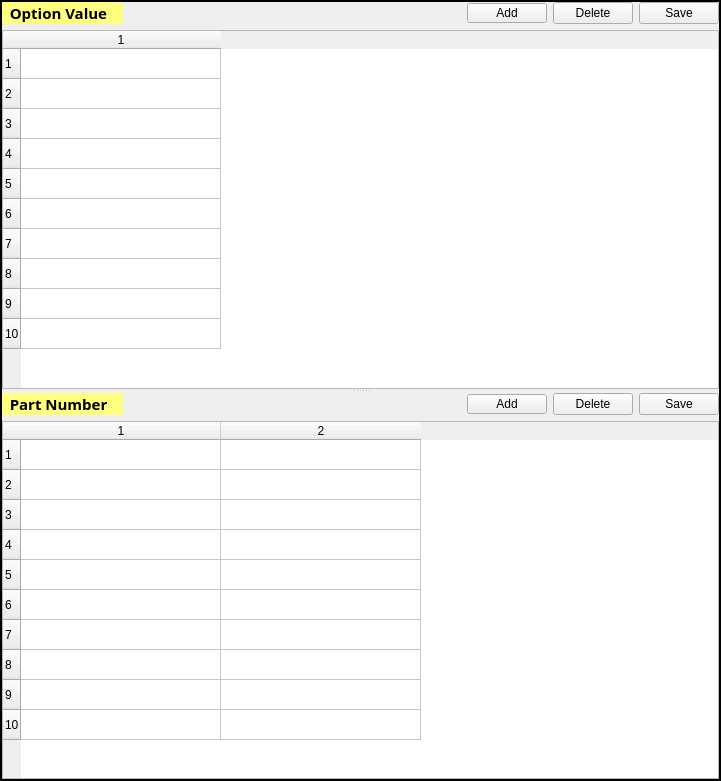
  <widget class="QSplitter" name="splitter">
   <property name="geometry">
    <rect>
     <x>458</x>
     <y>10</y>
     <width>721</width>
     <height>781</height>
    </rect>
   </property>
   <property name="autoFillBackground">
    <bool>false</bool>
   </property>
   <property name="frameShape">
    <enum>QFrame::WinPanel</enum>
   </property>
   <property name="orientation">
    <enum>Qt::Vertical</enum>
   </property>
   <widget class="QWidget" name="layoutWidget">
    <layout class="QVBoxLayout" name="verticalLayout_2">
     <item>
      <layout class="QHBoxLayout" name="horizontalLayout_5">
       <item>
        <widget class="QLabel" name="label_6">
         <property name="maximumSize">
          <size>
           <width>1000</width>
           <height>16777215</height>
          </size>
         </property>
         <property name="palette">
          <palette>
           <active>
            <colorrole role="WindowText">
             <brush brushstyle="SolidPattern">
              <color alpha="255">
               <red>0</red>
               <green>0</green>
               <blue>0</blue>
              </color>
             </brush>
            </colorrole>
            <colorrole role="Button">
             <brush brushstyle="SolidPattern">
              <color alpha="255">
               <red>255</red>
               <green>255</green>
               <blue>127</blue>
              </color>
             </brush>
            </colorrole>
            <colorrole role="Light">
             <brush brushstyle="SolidPattern">
              <color alpha="255">
               <red>255</red>
               <green>255</green>
               <blue>255</blue>
              </color>
             </brush>
            </colorrole>
            <colorrole role="Midlight">
             <brush brushstyle="SolidPattern">
              <color alpha="255">
               <red>255</red>
               <green>255</green>
               <blue>191</blue>
              </color>
             </brush>
            </colorrole>
            <colorrole role="Dark">
             <brush brushstyle="SolidPattern">
              <color alpha="255">
               <red>127</red>
               <green>127</green>
               <blue>63</blue>
              </color>
             </brush>
            </colorrole>
            <colorrole role="Mid">
             <brush brushstyle="SolidPattern">
              <color alpha="255">
               <red>170</red>
               <green>170</green>
               <blue>84</blue>
              </color>
             </brush>
            </colorrole>
            <colorrole role="Text">
             <brush brushstyle="SolidPattern">
              <color alpha="255">
               <red>0</red>
               <green>0</green>
               <blue>0</blue>
              </color>
             </brush>
            </colorrole>
            <colorrole role="BrightText">
             <brush brushstyle="SolidPattern">
              <color alpha="255">
               <red>255</red>
               <green>255</green>
               <blue>255</blue>
              </color>
             </brush>
            </colorrole>
            <colorrole role="ButtonText">
             <brush brushstyle="SolidPattern">
              <color alpha="255">
               <red>0</red>
               <green>0</green>
               <blue>0</blue>
              </color>
             </brush>
            </colorrole>
            <colorrole role="Base">
             <brush brushstyle="SolidPattern">
              <color alpha="255">
               <red>255</red>
               <green>255</green>
               <blue>255</blue>
              </color>
             </brush>
            </colorrole>
            <colorrole role="Window">
             <brush brushstyle="SolidPattern">
              <color alpha="255">
               <red>255</red>
               <green>255</green>
               <blue>127</blue>
              </color>
             </brush>
            </colorrole>
            <colorrole role="Shadow">
             <brush brushstyle="SolidPattern">
              <color alpha="255">
               <red>0</red>
               <green>0</green>
               <blue>0</blue>
              </color>
             </brush>
            </colorrole>
            <colorrole role="AlternateBase">
             <brush brushstyle="SolidPattern">
              <color alpha="255">
               <red>255</red>
               <green>255</green>
               <blue>191</blue>
              </color>
             </brush>
            </colorrole>
            <colorrole role="ToolTipBase">
             <brush brushstyle="SolidPattern">
              <color alpha="255">
               <red>255</red>
               <green>255</green>
               <blue>220</blue>
              </color>
             </brush>
            </colorrole>
            <colorrole role="ToolTipText">
             <brush brushstyle="SolidPattern">
              <color alpha="255">
               <red>0</red>
               <green>0</green>
               <blue>0</blue>
              </color>
             </brush>
            </colorrole>
           </active>
           <inactive>
            <colorrole role="WindowText">
             <brush brushstyle="SolidPattern">
              <color alpha="255">
               <red>0</red>
               <green>0</green>
               <blue>0</blue>
              </color>
             </brush>
            </colorrole>
            <colorrole role="Button">
             <brush brushstyle="SolidPattern">
              <color alpha="255">
               <red>255</red>
               <green>255</green>
               <blue>127</blue>
              </color>
             </brush>
            </colorrole>
            <colorrole role="Light">
             <brush brushstyle="SolidPattern">
              <color alpha="255">
               <red>255</red>
               <green>255</green>
               <blue>255</blue>
              </color>
             </brush>
            </colorrole>
            <colorrole role="Midlight">
             <brush brushstyle="SolidPattern">
              <color alpha="255">
               <red>255</red>
               <green>255</green>
               <blue>191</blue>
              </color>
             </brush>
            </colorrole>
            <colorrole role="Dark">
             <brush brushstyle="SolidPattern">
              <color alpha="255">
               <red>127</red>
               <green>127</green>
               <blue>63</blue>
              </color>
             </brush>
            </colorrole>
            <colorrole role="Mid">
             <brush brushstyle="SolidPattern">
              <color alpha="255">
               <red>170</red>
               <green>170</green>
               <blue>84</blue>
              </color>
             </brush>
            </colorrole>
            <colorrole role="Text">
             <brush brushstyle="SolidPattern">
              <color alpha="255">
               <red>0</red>
               <green>0</green>
               <blue>0</blue>
              </color>
             </brush>
            </colorrole>
            <colorrole role="BrightText">
             <brush brushstyle="SolidPattern">
              <color alpha="255">
               <red>255</red>
               <green>255</green>
               <blue>255</blue>
              </color>
             </brush>
            </colorrole>
            <colorrole role="ButtonText">
             <brush brushstyle="SolidPattern">
              <color alpha="255">
               <red>0</red>
               <green>0</green>
               <blue>0</blue>
              </color>
             </brush>
            </colorrole>
            <colorrole role="Base">
             <brush brushstyle="SolidPattern">
              <color alpha="255">
               <red>255</red>
               <green>255</green>
               <blue>255</blue>
              </color>
             </brush>
            </colorrole>
            <colorrole role="Window">
             <brush brushstyle="SolidPattern">
              <color alpha="255">
               <red>255</red>
               <green>255</green>
               <blue>127</blue>
              </color>
             </brush>
            </colorrole>
            <colorrole role="Shadow">
             <brush brushstyle="SolidPattern">
              <color alpha="255">
               <red>0</red>
               <green>0</green>
               <blue>0</blue>
              </color>
             </brush>
            </colorrole>
            <colorrole role="AlternateBase">
             <brush brushstyle="SolidPattern">
              <color alpha="255">
               <red>255</red>
               <green>255</green>
               <blue>191</blue>
              </color>
             </brush>
            </colorrole>
            <colorrole role="ToolTipBase">
             <brush brushstyle="SolidPattern">
              <color alpha="255">
               <red>255</red>
               <green>255</green>
               <blue>220</blue>
              </color>
             </brush>
            </colorrole>
            <colorrole role="ToolTipText">
             <brush brushstyle="SolidPattern">
              <color alpha="255">
               <red>0</red>
               <green>0</green>
               <blue>0</blue>
              </color>
             </brush>
            </colorrole>
           </inactive>
           <disabled>
            <colorrole role="WindowText">
             <brush brushstyle="SolidPattern">
              <color alpha="255">
               <red>127</red>
               <green>127</green>
               <blue>63</blue>
              </color>
             </brush>
            </colorrole>
            <colorrole role="Button">
             <brush brushstyle="SolidPattern">
              <color alpha="255">
               <red>255</red>
               <green>255</green>
               <blue>127</blue>
              </color>
             </brush>
            </colorrole>
            <colorrole role="Light">
             <brush brushstyle="SolidPattern">
              <color alpha="255">
               <red>255</red>
               <green>255</green>
               <blue>255</blue>
              </color>
             </brush>
            </colorrole>
            <colorrole role="Midlight">
             <brush brushstyle="SolidPattern">
              <color alpha="255">
               <red>255</red>
               <green>255</green>
               <blue>191</blue>
              </color>
             </brush>
            </colorrole>
            <colorrole role="Dark">
             <brush brushstyle="SolidPattern">
              <color alpha="255">
               <red>127</red>
               <green>127</green>
               <blue>63</blue>
              </color>
             </brush>
            </colorrole>
            <colorrole role="Mid">
             <brush brushstyle="SolidPattern">
              <color alpha="255">
               <red>170</red>
               <green>170</green>
               <blue>84</blue>
              </color>
             </brush>
            </colorrole>
            <colorrole role="Text">
             <brush brushstyle="SolidPattern">
              <color alpha="255">
               <red>127</red>
               <green>127</green>
               <blue>63</blue>
              </color>
             </brush>
            </colorrole>
            <colorrole role="BrightText">
             <brush brushstyle="SolidPattern">
              <color alpha="255">
               <red>255</red>
               <green>255</green>
               <blue>255</blue>
              </color>
             </brush>
            </colorrole>
            <colorrole role="ButtonText">
             <brush brushstyle="SolidPattern">
              <color alpha="255">
               <red>127</red>
               <green>127</green>
               <blue>63</blue>
              </color>
             </brush>
            </colorrole>
            <colorrole role="Base">
             <brush brushstyle="SolidPattern">
              <color alpha="255">
               <red>255</red>
               <green>255</green>
               <blue>127</blue>
              </color>
             </brush>
            </colorrole>
            <colorrole role="Window">
             <brush brushstyle="SolidPattern">
              <color alpha="255">
               <red>255</red>
               <green>255</green>
               <blue>127</blue>
              </color>
             </brush>
            </colorrole>
            <colorrole role="Shadow">
             <brush brushstyle="SolidPattern">
              <color alpha="255">
               <red>0</red>
               <green>0</green>
               <blue>0</blue>
              </color>
             </brush>
            </colorrole>
            <colorrole role="AlternateBase">
             <brush brushstyle="SolidPattern">
              <color alpha="255">
               <red>255</red>
               <green>255</green>
               <blue>127</blue>
              </color>
             </brush>
            </colorrole>
            <colorrole role="ToolTipBase">
             <brush brushstyle="SolidPattern">
              <color alpha="255">
               <red>255</red>
               <green>255</green>
               <blue>220</blue>
              </color>
             </brush>
            </colorrole>
            <colorrole role="ToolTipText">
             <brush brushstyle="SolidPattern">
              <color alpha="255">
               <red>0</red>
               <green>0</green>
               <blue>0</blue>
              </color>
             </brush>
            </colorrole>
           </disabled>
          </palette>
         </property>
         <property name="font">
          <font>
           <family>Segoe Print</family>
           <pointsize>11</pointsize>
           <weight>75</weight>
           <italic>false</italic>
           <bold>true</bold>
           <underline>false</underline>
           <stylestrategy>PreferDefault</stylestrategy>
           <kerning>true</kerning>
          </font>
         </property>
         <property name="autoFillBackground">
          <bool>true</bool>
         </property>
         <property name="text">
          <string>  Option Value    </string>
         </property>
        </widget>
       </item>
       <item>
        <layout class="QHBoxLayout" name="horizontalLayout_2">
         <item>
          <spacer name="horizontalSpacer_2">
           <property name="orientation">
            <enum>Qt::Horizontal</enum>
           </property>
           <property name="sizeHint" stdset="0">
            <size>
             <width>40</width>
             <height>20</height>
            </size>
           </property>
          </spacer>
         </item>
         <item>
          <widget class="QPushButton" name="pushButton_OptionAdd_2">
           <property name="maximumSize">
            <size>
             <width>500</width>
             <height>20</height>
            </size>
           </property>
           <property name="text">
            <string>Add</string>
           </property>
          </widget>
         </item>
         <item>
          <widget class="QPushButton" name="pushButton_OptionsDelete_3">
           <property name="text">
            <string>Delete</string>
           </property>
          </widget>
         </item>
         <item>
          <widget class="QPushButton" name="pushButton_OptValueAdd_2">
           <property name="text">
            <string>Save</string>
           </property>
          </widget>
         </item>
        </layout>
       </item>
      </layout>
     </item>
     <item>
      <widget class="QTableWidget" name="tw_option_value">
       <property name="rowCount">
        <number>10</number>
       </property>
       <property name="columnCount">
        <number>1</number>
       </property>
       <attribute name="horizontalHeaderDefaultSectionSize">
        <number>200</number>
       </attribute>
       <row/>
       <row/>
       <row/>
       <row/>
       <row/>
       <row/>
       <row/>
       <row/>
       <row/>
       <row/>
       <column/>
      </widget>
     </item>
    </layout>
   </widget>
   <widget class="QWidget" name="layoutWidget_2">
    <layout class="QVBoxLayout" name="verticalLayout_3">
     <item>
      <layout class="QHBoxLayout" name="horizontalLayout_6">
       <item>
        <widget class="QLabel" name="label_7">
         <property name="maximumSize">
          <size>
           <width>1000</width>
           <height>16777215</height>
          </size>
         </property>
         <property name="palette">
          <palette>
           <active>
            <colorrole role="WindowText">
             <brush brushstyle="SolidPattern">
              <color alpha="255">
               <red>0</red>
               <green>0</green>
               <blue>0</blue>
              </color>
             </brush>
            </colorrole>
            <colorrole role="Button">
             <brush brushstyle="SolidPattern">
              <color alpha="255">
               <red>255</red>
               <green>255</green>
               <blue>127</blue>
              </color>
             </brush>
            </colorrole>
            <colorrole role="Light">
             <brush brushstyle="SolidPattern">
              <color alpha="255">
               <red>255</red>
               <green>255</green>
               <blue>255</blue>
              </color>
             </brush>
            </colorrole>
            <colorrole role="Midlight">
             <brush brushstyle="SolidPattern">
              <color alpha="255">
               <red>255</red>
               <green>255</green>
               <blue>191</blue>
              </color>
             </brush>
            </colorrole>
            <colorrole role="Dark">
             <brush brushstyle="SolidPattern">
              <color alpha="255">
               <red>127</red>
               <green>127</green>
               <blue>63</blue>
              </color>
             </brush>
            </colorrole>
            <colorrole role="Mid">
             <brush brushstyle="SolidPattern">
              <color alpha="255">
               <red>170</red>
               <green>170</green>
               <blue>84</blue>
              </color>
             </brush>
            </colorrole>
            <colorrole role="Text">
             <brush brushstyle="SolidPattern">
              <color alpha="255">
               <red>0</red>
               <green>0</green>
               <blue>0</blue>
              </color>
             </brush>
            </colorrole>
            <colorrole role="BrightText">
             <brush brushstyle="SolidPattern">
              <color alpha="255">
               <red>255</red>
               <green>255</green>
               <blue>255</blue>
              </color>
             </brush>
            </colorrole>
            <colorrole role="ButtonText">
             <brush brushstyle="SolidPattern">
              <color alpha="255">
               <red>0</red>
               <green>0</green>
               <blue>0</blue>
              </color>
             </brush>
            </colorrole>
            <colorrole role="Base">
             <brush brushstyle="SolidPattern">
              <color alpha="255">
               <red>255</red>
               <green>255</green>
               <blue>255</blue>
              </color>
             </brush>
            </colorrole>
            <colorrole role="Window">
             <brush brushstyle="SolidPattern">
              <color alpha="255">
               <red>255</red>
               <green>255</green>
               <blue>127</blue>
              </color>
             </brush>
            </colorrole>
            <colorrole role="Shadow">
             <brush brushstyle="SolidPattern">
              <color alpha="255">
               <red>0</red>
               <green>0</green>
               <blue>0</blue>
              </color>
             </brush>
            </colorrole>
            <colorrole role="AlternateBase">
             <brush brushstyle="SolidPattern">
              <color alpha="255">
               <red>255</red>
               <green>255</green>
               <blue>191</blue>
              </color>
             </brush>
            </colorrole>
            <colorrole role="ToolTipBase">
             <brush brushstyle="SolidPattern">
              <color alpha="255">
               <red>255</red>
               <green>255</green>
               <blue>220</blue>
              </color>
             </brush>
            </colorrole>
            <colorrole role="ToolTipText">
             <brush brushstyle="SolidPattern">
              <color alpha="255">
               <red>0</red>
               <green>0</green>
               <blue>0</blue>
              </color>
             </brush>
            </colorrole>
           </active>
           <inactive>
            <colorrole role="WindowText">
             <brush brushstyle="SolidPattern">
              <color alpha="255">
               <red>0</red>
               <green>0</green>
               <blue>0</blue>
              </color>
             </brush>
            </colorrole>
            <colorrole role="Button">
             <brush brushstyle="SolidPattern">
              <color alpha="255">
               <red>255</red>
               <green>255</green>
               <blue>127</blue>
              </color>
             </brush>
            </colorrole>
            <colorrole role="Light">
             <brush brushstyle="SolidPattern">
              <color alpha="255">
               <red>255</red>
               <green>255</green>
               <blue>255</blue>
              </color>
             </brush>
            </colorrole>
            <colorrole role="Midlight">
             <brush brushstyle="SolidPattern">
              <color alpha="255">
               <red>255</red>
               <green>255</green>
               <blue>191</blue>
              </color>
             </brush>
            </colorrole>
            <colorrole role="Dark">
             <brush brushstyle="SolidPattern">
              <color alpha="255">
               <red>127</red>
               <green>127</green>
               <blue>63</blue>
              </color>
             </brush>
            </colorrole>
            <colorrole role="Mid">
             <brush brushstyle="SolidPattern">
              <color alpha="255">
               <red>170</red>
               <green>170</green>
               <blue>84</blue>
              </color>
             </brush>
            </colorrole>
            <colorrole role="Text">
             <brush brushstyle="SolidPattern">
              <color alpha="255">
               <red>0</red>
               <green>0</green>
               <blue>0</blue>
              </color>
             </brush>
            </colorrole>
            <colorrole role="BrightText">
             <brush brushstyle="SolidPattern">
              <color alpha="255">
               <red>255</red>
               <green>255</green>
               <blue>255</blue>
              </color>
             </brush>
            </colorrole>
            <colorrole role="ButtonText">
             <brush brushstyle="SolidPattern">
              <color alpha="255">
               <red>0</red>
               <green>0</green>
               <blue>0</blue>
              </color>
             </brush>
            </colorrole>
            <colorrole role="Base">
             <brush brushstyle="SolidPattern">
              <color alpha="255">
               <red>255</red>
               <green>255</green>
               <blue>255</blue>
              </color>
             </brush>
            </colorrole>
            <colorrole role="Window">
             <brush brushstyle="SolidPattern">
              <color alpha="255">
               <red>255</red>
               <green>255</green>
               <blue>127</blue>
              </color>
             </brush>
            </colorrole>
            <colorrole role="Shadow">
             <brush brushstyle="SolidPattern">
              <color alpha="255">
               <red>0</red>
               <green>0</green>
               <blue>0</blue>
              </color>
             </brush>
            </colorrole>
            <colorrole role="AlternateBase">
             <brush brushstyle="SolidPattern">
              <color alpha="255">
               <red>255</red>
               <green>255</green>
               <blue>191</blue>
              </color>
             </brush>
            </colorrole>
            <colorrole role="ToolTipBase">
             <brush brushstyle="SolidPattern">
              <color alpha="255">
               <red>255</red>
               <green>255</green>
               <blue>220</blue>
              </color>
             </brush>
            </colorrole>
            <colorrole role="ToolTipText">
             <brush brushstyle="SolidPattern">
              <color alpha="255">
               <red>0</red>
               <green>0</green>
               <blue>0</blue>
              </color>
             </brush>
            </colorrole>
           </inactive>
           <disabled>
            <colorrole role="WindowText">
             <brush brushstyle="SolidPattern">
              <color alpha="255">
               <red>127</red>
               <green>127</green>
               <blue>63</blue>
              </color>
             </brush>
            </colorrole>
            <colorrole role="Button">
             <brush brushstyle="SolidPattern">
              <color alpha="255">
               <red>255</red>
               <green>255</green>
               <blue>127</blue>
              </color>
             </brush>
            </colorrole>
            <colorrole role="Light">
             <brush brushstyle="SolidPattern">
              <color alpha="255">
               <red>255</red>
               <green>255</green>
               <blue>255</blue>
              </color>
             </brush>
            </colorrole>
            <colorrole role="Midlight">
             <brush brushstyle="SolidPattern">
              <color alpha="255">
               <red>255</red>
               <green>255</green>
               <blue>191</blue>
              </color>
             </brush>
            </colorrole>
            <colorrole role="Dark">
             <brush brushstyle="SolidPattern">
              <color alpha="255">
               <red>127</red>
               <green>127</green>
               <blue>63</blue>
              </color>
             </brush>
            </colorrole>
            <colorrole role="Mid">
             <brush brushstyle="SolidPattern">
              <color alpha="255">
               <red>170</red>
               <green>170</green>
               <blue>84</blue>
              </color>
             </brush>
            </colorrole>
            <colorrole role="Text">
             <brush brushstyle="SolidPattern">
              <color alpha="255">
               <red>127</red>
               <green>127</green>
               <blue>63</blue>
              </color>
             </brush>
            </colorrole>
            <colorrole role="BrightText">
             <brush brushstyle="SolidPattern">
              <color alpha="255">
               <red>255</red>
               <green>255</green>
               <blue>255</blue>
              </color>
             </brush>
            </colorrole>
            <colorrole role="ButtonText">
             <brush brushstyle="SolidPattern">
              <color alpha="255">
               <red>127</red>
               <green>127</green>
               <blue>63</blue>
              </color>
             </brush>
            </colorrole>
            <colorrole role="Base">
             <brush brushstyle="SolidPattern">
              <color alpha="255">
               <red>255</red>
               <green>255</green>
               <blue>127</blue>
              </color>
             </brush>
            </colorrole>
            <colorrole role="Window">
             <brush brushstyle="SolidPattern">
              <color alpha="255">
               <red>255</red>
               <green>255</green>
               <blue>127</blue>
              </color>
             </brush>
            </colorrole>
            <colorrole role="Shadow">
             <brush brushstyle="SolidPattern">
              <color alpha="255">
               <red>0</red>
               <green>0</green>
               <blue>0</blue>
              </color>
             </brush>
            </colorrole>
            <colorrole role="AlternateBase">
             <brush brushstyle="SolidPattern">
              <color alpha="255">
               <red>255</red>
               <green>255</green>
               <blue>127</blue>
              </color>
             </brush>
            </colorrole>
            <colorrole role="ToolTipBase">
             <brush brushstyle="SolidPattern">
              <color alpha="255">
               <red>255</red>
               <green>255</green>
               <blue>220</blue>
              </color>
             </brush>
            </colorrole>
            <colorrole role="ToolTipText">
             <brush brushstyle="SolidPattern">
              <color alpha="255">
               <red>0</red>
               <green>0</green>
               <blue>0</blue>
              </color>
             </brush>
            </colorrole>
           </disabled>
          </palette>
         </property>
         <property name="font">
          <font>
           <family>Segoe Print</family>
           <pointsize>11</pointsize>
           <weight>75</weight>
           <italic>false</italic>
           <bold>true</bold>
           <underline>false</underline>
           <stylestrategy>PreferDefault</stylestrategy>
           <kerning>true</kerning>
          </font>
         </property>
         <property name="autoFillBackground">
          <bool>true</bool>
         </property>
         <property name="text">
          <string>  Part Number    </string>
         </property>
        </widget>
       </item>
       <item>
        <layout class="QHBoxLayout" name="horizontalLayout_3">
         <item>
          <spacer name="horizontalSpacer_3">
           <property name="orientation">
            <enum>Qt::Horizontal</enum>
           </property>
           <property name="sizeHint" stdset="0">
            <size>
             <width>40</width>
             <height>20</height>
            </size>
           </property>
          </spacer>
         </item>
         <item>
          <widget class="QPushButton" name="btn_add_pn">
           <property name="maximumSize">
            <size>
             <width>500</width>
             <height>20</height>
            </size>
           </property>
           <property name="text">
            <string>Add</string>
           </property>
          </widget>
         </item>
         <item>
          <widget class="QPushButton" name="pushButton_OptionsDelete_4">
           <property name="text">
            <string>Delete</string>
           </property>
          </widget>
         </item>
         <item>
          <widget class="QPushButton" name="pushButton_OptValueAdd_3">
           <property name="text">
            <string>Save</string>
           </property>
          </widget>
         </item>
        </layout>
       </item>
      </layout>
     </item>
     <item>
      <widget class="QTableWidget" name="tw_pn">
       <property name="rowCount">
        <number>10</number>
       </property>
       <property name="columnCount">
        <number>2</number>
       </property>
       <attribute name="horizontalHeaderDefaultSectionSize">
        <number>200</number>
       </attribute>
       <row/>
       <row/>
       <row/>
       <row/>
       <row/>
       <row/>
       <row/>
       <row/>
       <row/>
       <row/>
       <column/>
       <column/>
      </widget>
     </item>
    </layout>
   </widget>
  </widget>
